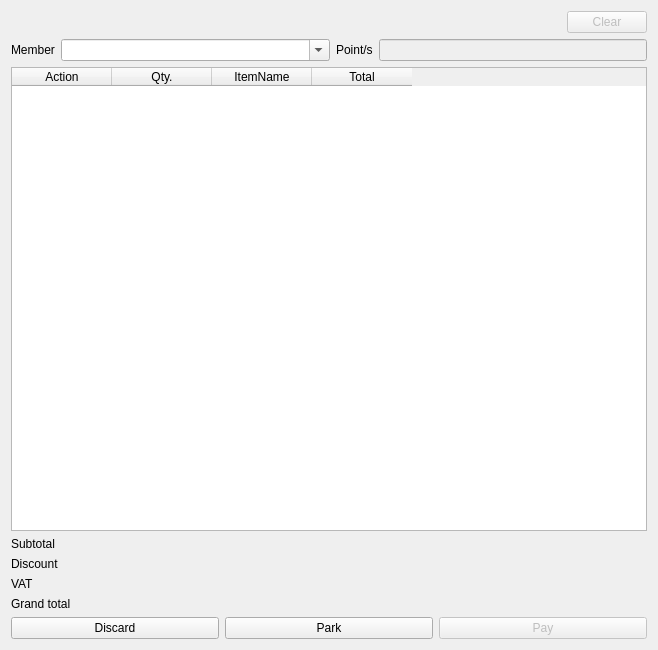
<?xml version="1.0" encoding="UTF-8"?>
<ui version="4.0">
 <class>FormPreOrder</class>
 <widget class="QWidget" name="FormPreOrder">
  <property name="geometry">
   <rect>
    <x>0</x>
    <y>0</y>
    <width>658</width>
    <height>650</height>
   </rect>
  </property>
  <property name="windowTitle">
   <string>Pre-Order</string>
  </property>
  <layout class="QVBoxLayout" name="verticalLayout_2">
   <item>
    <layout class="QHBoxLayout" name="horizontalLayout_2">
     <item>
      <widget class="QLabel" name="labelOrderType">
       <property name="text">
        <string>&lt;OrderType&gt;</string>
       </property>
      </widget>
     </item>
     <item>
      <spacer name="horizontalSpacer">
       <property name="orientation">
        <enum>Qt::Horizontal</enum>
       </property>
       <property name="sizeHint" stdset="0">
        <size>
         <width>40</width>
         <height>20</height>
        </size>
       </property>
      </spacer>
     </item>
     <item>
      <widget class="QPushButton" name="pushButtonClear">
       <property name="enabled">
        <bool>false</bool>
       </property>
       <property name="text">
        <string>Clear</string>
       </property>
      </widget>
     </item>
    </layout>
   </item>
   <item>
    <layout class="QHBoxLayout" name="horizontalLayout_3">
     <item>
      <widget class="QLabel" name="label_5">
       <property name="text">
        <string>Member</string>
       </property>
      </widget>
     </item>
     <item>
      <widget class="QComboBox" name="comboBoxMemberName">
       <property name="sizePolicy">
        <sizepolicy hsizetype="Expanding" vsizetype="Fixed">
         <horstretch>0</horstretch>
         <verstretch>0</verstretch>
        </sizepolicy>
       </property>
       <property name="editable">
        <bool>true</bool>
       </property>
       <property name="insertPolicy">
        <enum>QComboBox::NoInsert</enum>
       </property>
      </widget>
     </item>
     <item>
      <widget class="QLabel" name="label_6">
       <property name="text">
        <string>Point/s</string>
       </property>
      </widget>
     </item>
     <item>
      <widget class="QLineEdit" name="lineEditPoints">
       <property name="enabled">
        <bool>false</bool>
       </property>
       <property name="alignment">
        <set>Qt::AlignRight|Qt::AlignTrailing|Qt::AlignVCenter</set>
       </property>
      </widget>
     </item>
    </layout>
   </item>
   <item>
    <widget class="QTableWidget" name="tableWidgetData">
     <property name="editTriggers">
      <set>QAbstractItemView::NoEditTriggers</set>
     </property>
     <property name="alternatingRowColors">
      <bool>true</bool>
     </property>
     <property name="selectionBehavior">
      <enum>QAbstractItemView::SelectRows</enum>
     </property>
     <property name="verticalScrollMode">
      <enum>QAbstractItemView::ScrollPerPixel</enum>
     </property>
     <property name="horizontalScrollMode">
      <enum>QAbstractItemView::ScrollPerPixel</enum>
     </property>
     <property name="showGrid">
      <bool>false</bool>
     </property>
     <property name="gridStyle">
      <enum>Qt::SolidLine</enum>
     </property>
     <property name="sortingEnabled">
      <bool>false</bool>
     </property>
     <property name="wordWrap">
      <bool>false</bool>
     </property>
     <attribute name="horizontalHeaderStretchLastSection">
      <bool>false</bool>
     </attribute>
     <attribute name="verticalHeaderVisible">
      <bool>false</bool>
     </attribute>
     <attribute name="verticalHeaderDefaultSectionSize">
      <number>50</number>
     </attribute>
     <attribute name="verticalHeaderMinimumSectionSize">
      <number>60</number>
     </attribute>
     <column>
      <property name="text">
       <string>Action</string>
      </property>
     </column>
     <column>
      <property name="text">
       <string>Qty.</string>
      </property>
     </column>
     <column>
      <property name="text">
       <string>ItemName</string>
      </property>
     </column>
     <column>
      <property name="text">
       <string>Total</string>
      </property>
     </column>
    </widget>
   </item>
   <item>
    <layout class="QFormLayout" name="formLayout">
     <item row="0" column="0">
      <widget class="QLabel" name="label">
       <property name="text">
        <string>Subtotal</string>
       </property>
      </widget>
     </item>
     <item row="0" column="1">
      <widget class="QLabel" name="labelSubtotal">
       <property name="font">
        <font>
         <pointsize>8</pointsize>
         <weight>75</weight>
         <bold>true</bold>
        </font>
       </property>
       <property name="text">
        <string>&lt;Subtotal&gt;</string>
       </property>
       <property name="alignment">
        <set>Qt::AlignRight|Qt::AlignTrailing|Qt::AlignVCenter</set>
       </property>
      </widget>
     </item>
     <item row="1" column="0">
      <widget class="QLabel" name="label_2">
       <property name="text">
        <string>Discount</string>
       </property>
      </widget>
     </item>
     <item row="1" column="1">
      <widget class="QLabel" name="labelDiscount">
       <property name="font">
        <font>
         <pointsize>8</pointsize>
         <weight>75</weight>
         <bold>true</bold>
        </font>
       </property>
       <property name="text">
        <string>&lt;Discount&gt;</string>
       </property>
       <property name="alignment">
        <set>Qt::AlignRight|Qt::AlignTrailing|Qt::AlignVCenter</set>
       </property>
      </widget>
     </item>
     <item row="2" column="0">
      <widget class="QLabel" name="label_3">
       <property name="text">
        <string>VAT</string>
       </property>
      </widget>
     </item>
     <item row="2" column="1">
      <widget class="QLabel" name="labelTax">
       <property name="font">
        <font>
         <pointsize>8</pointsize>
         <weight>75</weight>
         <bold>true</bold>
        </font>
       </property>
       <property name="text">
        <string>&lt;Tax&gt;</string>
       </property>
       <property name="alignment">
        <set>Qt::AlignRight|Qt::AlignTrailing|Qt::AlignVCenter</set>
       </property>
      </widget>
     </item>
     <item row="3" column="0">
      <widget class="QLabel" name="label_4">
       <property name="text">
        <string>Grand total</string>
       </property>
      </widget>
     </item>
     <item row="3" column="1">
      <widget class="QLabel" name="labelGrandTotal">
       <property name="font">
        <font>
         <pointsize>8</pointsize>
         <weight>75</weight>
         <bold>true</bold>
        </font>
       </property>
       <property name="text">
        <string>&lt;GrandTotal&gt;</string>
       </property>
       <property name="alignment">
        <set>Qt::AlignRight|Qt::AlignTrailing|Qt::AlignVCenter</set>
       </property>
      </widget>
     </item>
    </layout>
   </item>
   <item>
    <layout class="QHBoxLayout" name="horizontalLayout">
     <item>
      <widget class="QPushButton" name="pushButtonDiscard">
       <property name="text">
        <string>Discard</string>
       </property>
      </widget>
     </item>
     <item>
      <widget class="QPushButton" name="pushButtonPark">
       <property name="text">
        <string>Park</string>
       </property>
       <property name="checkable">
        <bool>true</bool>
       </property>
      </widget>
     </item>
     <item>
      <widget class="QPushButton" name="pushButtonPay">
       <property name="enabled">
        <bool>false</bool>
       </property>
       <property name="text">
        <string>Pay</string>
       </property>
      </widget>
     </item>
    </layout>
   </item>
  </layout>
 </widget>
 <resources/>
 <connections/>
</ui>
